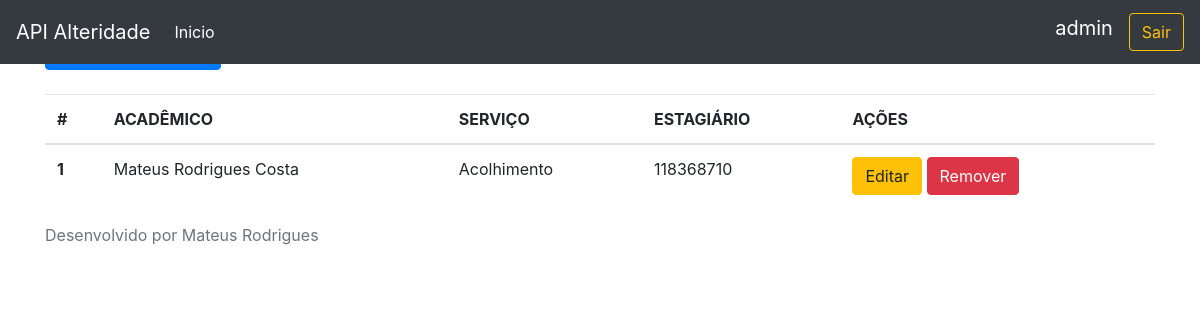
The app's page /agendamento/ (signed in) with its own data.
### alteridade/models.py (models this page shows, shortened)
class Agendamento(models.Model):
    academico = models.ForeignKey(Academico, on_delete=models.PROTECT)
    servico = models.ForeignKey(Servico, on_delete=models.PROTECT)
    recurso = models.ForeignKey(Recurso, on_delete=models.PROTECT, null=True,blank=True)
    estagiario = models.ForeignKey(Estagiario, on_delete=models.PROTECT)
    data = models.DateField()
    horario = models.TimeField()
    frequenciaAcademico = models.IntegerField(null=True)
    frequenciaEstagiario = models.IntegerField(null=True)

class Academico(models.Model):
    cgu = models.CharField(max_length=9, unique=True,null=True,blank=True)
    nome = models.CharField(max_length=120)
    dataNascimento = models.DateField(null=True,blank=True)
    sexo = models.CharField(max_length=2,null=True, blank=True)
    naturalidade = models.CharField(max_length=30,null=True,blank=True)
    telefone = models.CharField(max_length=11, null=True, blank=True)
    celular = models.CharField(max_length=11, null=True, blank=True)
    email = models.EmailField(unique=True,null=True,blank=True)
    curso = models.ForeignKey(Curso, on_delete=models.PROTECT, null=False)
    turno = models.CharField(max_length=20,null=True,blank=True)
    disponibilidadeAtendimento = models.CharField(max_length=50, null=True, blank=True)
    motivo = models.CharField(max_length=200, null=True, blank=True)
    observacoes = models.CharField(max_length=100, null=True, blank=True)
    vinculo = models.CharField(max_length=45, null=True, blank=True)
    tipoDeficiencia = models.ForeignKey(TipoDeficiencia, on_delete=models.PROTECT, null=True,blank=True)

class Servico(models.Model):
    nome = models.CharField(max_length=120)
    descricao = models.CharField(max_length=120)
    categoria = models.ForeignKey(Categoria, on_delete=models.PROTECT, related_name='servico')

class Estagiario(models.Model):
    nome = models.CharField(max_length=120, default=False)
    cgu = models.CharField(max_length=11, default=False, unique=True)
    cpf = models.CharField(max_length=11, default=False, unique=True)
    telefone = models.CharField(max_length=12, default=False)
    tipoEstagiario = models.IntegerField()
    diasAtendimento = models.ManyToManyField(DiasAtendimento, default='')

### alteridade/views.py (the view)
# urls.py: path('agendamento/',listaAgendamento,name='lista_agendamento'),
@login_required
def listaAgendamento(request):
    agendamentos= Agendamento.objects.all()
    return render(request,'listaAgendamento.html',context={'agendamentos':agendamentos})

### alteridade/templates/listaAgendamento.html
{% extends 'base.html' %}
{% block conteudo %}
<mat-card>
    <mat-card-header><h5 class="text-center">Lista de Agendamentos</h5></mat-card-header>
</mat-card>
<a class="btn btn-primary" role='button' href='/agendamento/add'>Novo Agendamento</a>
    <br />
    <br />
    <table class="table">
        <thead>
            <tr>
                <th scope="col">#</th>
                <th scope="col">ACADÊMICO</th>
                <th scope="col">SERVIÇO</th>
                <th scope="col">ESTAGIÁRIO</th>
                <th scope="col">AÇÕES</th>
            </tr>
        </thead>
        <tbody>
            {% for a in agendamentos %}
                <tr>
                    <th scope="row">{{ a.pk }}</th>
                    <td>{{ a.academico.nome }}</td>
                    <td>{{a.servico.nome}}</td>
                    <td>{{a.estagiario.cgu}}</td>
                    <td>
                        <a href="/agendamento/editar/{{a.pk}}" class="btn btn-warning" >Editar</a>
                        <a href="/agendamento/excluir/{{a.pk}}" class="btn btn-danger" >Remover</a>
                    </td>
                </tr>
            {% endfor %}
        </tbody>
    </table>
{% endblock %}

### alteridade/templates/base.html (shortened to what this page needs)
<!doctype html>
<html lang="en">
  <head>
    <link rel="stylesheet" href="https://maxcdn.bootstrapcdn.com/bootstrap/4.0.0/css/bootstrap.min.css">
    <link rel="stylesheet" href="https://getbootstrap.com/docs/4.0/examples/sticky-footer-navbar/sticky-footer-navbar.css" />
  </head>
  <body>
    <header>
      <nav class="navbar navbar-expand-md navbar-dark fixed-top bg-dark">
        <a class="navbar-brand" href="#">
          API Alteridade
        </a>
        <div class="collapse navbar-collapse" id="navbarCollapse">
          <ul class="navbar-nav mr-auto">
            <li class="nav-item">
              <a class="nav-link" href="/index"><font color='#fff'>Inicio</font></a>
            </li>
            </ul>
            <label class="navbar-brand">{{request.user}}</label>
	          <a class="btn btn-outline-warning my-2 my-sm-0" href="/">Sair</a>
        </div>
      </nav>
    </header>
    <main role="main" class="container">
        {% block conteudo %}
        {% endblock %}
    </main>
    <footer class="footer">
      <div class="container">
        <span class="text-muted">Desenvolvido por Mateus Rodrigues</span>
      </div>
    </footer>
  </body>
</html>

### records on screen
Agendamento: pk "1", academico.nome "Mateus Rodrigues Costa", servico.nome "Acolhimento", estagiario.cgu "118368710"

### other values on screen
{{ request.user }} "admin"
